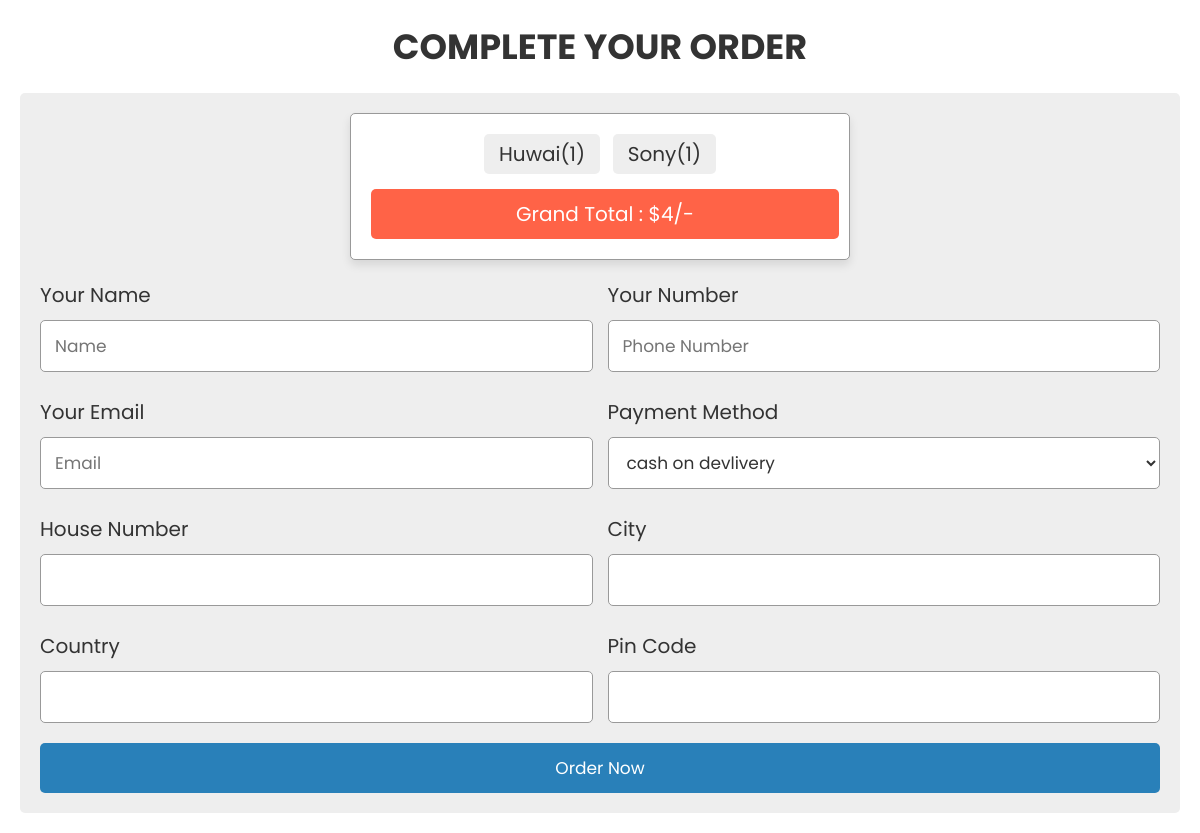
The page /checkout.php on the database its author committed.
### tables this page shows
CREATE TABLE `cart` (
  `id` int(11) NOT NULL,
  `name` varchar(255) DEFAULT NULL,
  `price` varchar(255) DEFAULT NULL,
  `image` varchar(2000) DEFAULT NULL,
  `quantity` int(255) DEFAULT NULL
);

### checkout.php (the view, shortened to what this page needs)
<?php
@include 'config.php';
?>
<!DOCTYPE html>
<html lang="en">
<head>
   <link rel="stylesheet" href="https://cdnjs.cloudflare.com/ajax/libs/font-awesome/6.0.0/css/all.min.css">
   <link rel="stylesheet" href="css/style.css">
</head>
<body>
<div class="container">
<section class="checkout-form">
   <h1 class="heading">complete your order</h1>
   <form action="" method="post">
   <div class="display-order">
      <?php
         $select_cart = mysqli_query($conn, "SELECT * FROM `cart`");
         $total = 0;
         $grand_total = 0;
         if(mysqli_num_rows($select_cart) > 0){
            while($fetch_cart = mysqli_fetch_assoc($select_cart)){
            $total_price = number_format($fetch_cart['price'] * $fetch_cart['quantity']);
            $grand_total = $total += $total_price;
      ?>
      <span><?= $fetch_cart['name']; ?>(<?= $fetch_cart['quantity']; ?>)</span>
      <?php
         }
      }else{
         echo "<div class='display-order'><span>your cart is empty!</span></div>";
      }
      ?>
      <span class="grand-total"> grand total : $<?= $grand_total; ?>/- </span>
   </div>
      <div class="flex">
         <div class="inputBox">
            <span>your name</span>
            <input type="text" placeholder="Name" name="name" required>
         </div>
         <div class="inputBox">
            <span>your number</span>
            <input type="number" placeholder="Phone Number" name="number" required>
         </div>
         <div class="inputBox">
            <span>your email</span>
            <input type="email" placeholder="Email" name="email" required>
         </div>
         <div class="inputBox">
            <span>payment method</span>
            <select name="method">
               <option value="cash on delivery" selected>cash on devlivery</option>
            </select>
         </div>
         <div class="inputBox">
            <span>House Number</span>
            <input type="text" placeholder="" name="house_no" required>
         </div>
         <div class="inputBox">
            <span>City</span>
            <input type="text" placeholder="" name="city" required>
         </div>
         <div class="inputBox">
            <span>country</span>
            <input type="text" placeholder="" name="country" required>
         </div>
         <div class="inputBox">
            <span>pin code</span>
            <input type="text" placeholder="" name="pin_code" required>
         </div>
      </div>
      <input type="submit" value="order now" name="order_btn" class="btn">
   </form>
</section>
</div>
</body>
</html>

### css/style.css (style rules this page uses)
:root { --blue:#2980b9; --red:tomato; --orange:orange; --black:#333; --white:#fff; --bg-color:#eee; --dark-bg:rgba(0,0,0,.7); --box-shadow:0 .5rem 1rem rgba(0,0,0,.1); --border:.1rem solid #999; }
* { font-family: 'Poppins', sans-serif; margin:0; padding:0; box-sizing: border-box; outline: none; border:none; text-decoration: none; text-transform: capitalize; }
html { font-size: 62.5%; overflow-x: hidden; }
.container { max-width: 1200px; margin:0 auto; }
section { padding:2rem; }
.heading { text-align: center; font-size: 3.5rem; text-transform: uppercase; color:var(--black); margin-bottom: 2rem; }
.btn, .option-btn, .delete-btn { display: block; width: 100%; text-align: center; background-color: var(--blue); color:var(--white); font-size: 1.7rem; padding:1.2rem 3rem; border-radius: .5rem; cursor: pointer; margin-top: 1rem; }
.checkout-form form { padding:2rem; border-radius: .5rem; background-color: var(--bg-color); }
.checkout-form form .flex { display: flex; flex-wrap: wrap; gap:1.5rem; }
.checkout-form form .flex .inputBox { flex:1 1 40rem; }
.checkout-form form .flex .inputBox span { font-size: 2rem; color:var(--black); }
.checkout-form form .flex .inputBox input, .checkout-form form .flex .inputBox select { width: 100%; background-color: var(--white); font-size: 1.7rem; color:var(--black); border-radius: .5rem; margin:1rem 0; padding:1.2rem 1.4rem; text-transform: none; border:var(--border); }
.display-order { max-width: 50rem; background-color: var(--white); border-radius: .5rem; text-align: center; padding:1.5rem; margin:0 auto; margin-bottom: 2rem; box-shadow: var(--box-shadow); border:var(--border); }
.display-order span { display: inline-block; border-radius: .5rem; background-color: var(--bg-color); padding:.5rem 1.5rem; font-size: 2rem; color:var(--black); margin:.5rem; }
.display-order span.grand-total { width: 100%; background-color: var(--red); color:var(--white); padding:1rem; margin-top: 1rem; }

### rows shown on the page
cart: name "Huwai", quantity "1"
cart: name "Sony", quantity "1"

### other values the page prints
$grand_total "4"
